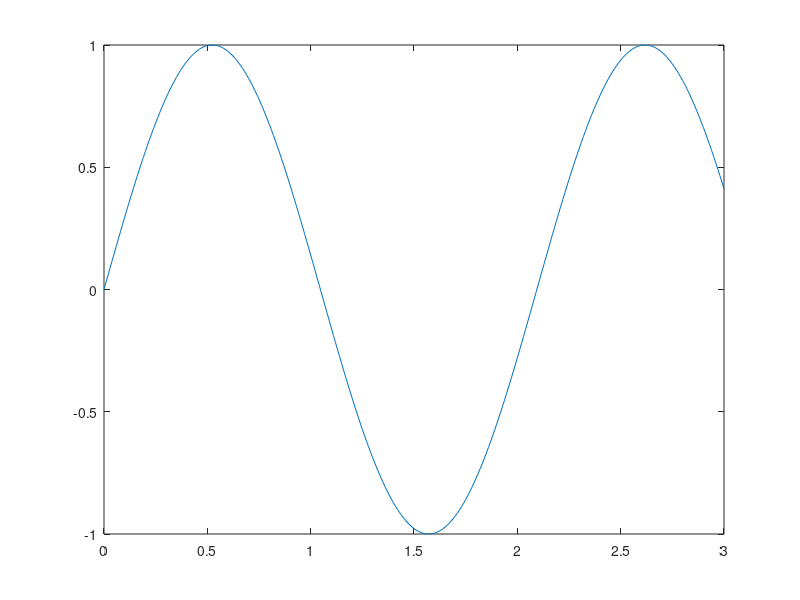

MATLAB code for this plot:
prev_chest_c = 79.8;
avg_chest_c = 70;
range = 19;
relative_c = 0.4956;

phi = 0.77;
phi = 0.2475*pi;
f = 0.21;
dt = 0.5;

t = 0:0.01:3;
plot(t,sin(t*3 + 0.0*pi));

sin(2*pi* f * dt + phi)